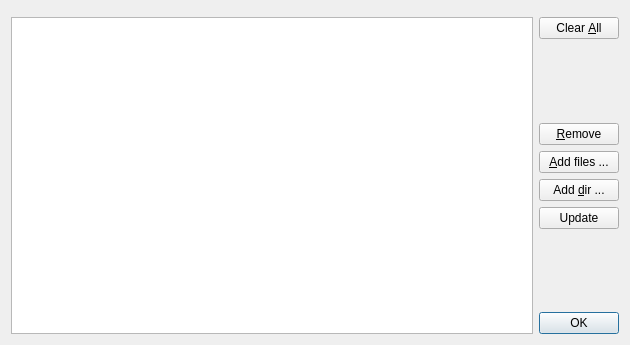
<?xml version="1.0" encoding="UTF-8"?>
<ui version="4.0">
 <class>FileIndexDialog</class>
 <widget class="QDialog" name="FileIndexDialog">
  <property name="geometry">
   <rect>
    <x>0</x>
    <y>0</y>
    <width>630</width>
    <height>345</height>
   </rect>
  </property>
  <property name="windowTitle">
   <string>Dialog</string>
  </property>
  <layout class="QVBoxLayout" name="verticalLayout_2">
   <item>
    <layout class="QGridLayout" name="gridLayout" columnstretch="1,0">
     <item row="0" column="0" colspan="2">
      <widget class="FilterWidget" name="widget" native="true"/>
     </item>
     <item row="1" column="0">
      <widget class="QListView" name="listView"/>
     </item>
     <item row="1" column="1">
      <layout class="QVBoxLayout" name="verticalLayout">
       <item>
        <widget class="QPushButton" name="pushButton">
         <property name="text">
          <string>Clear &amp;All</string>
         </property>
        </widget>
       </item>
       <item>
        <spacer name="verticalSpacer">
         <property name="orientation">
          <enum>Qt::Vertical</enum>
         </property>
         <property name="sizeHint" stdset="0">
          <size>
           <width>20</width>
           <height>40</height>
          </size>
         </property>
        </spacer>
       </item>
       <item>
        <widget class="QPushButton" name="pushButton_2">
         <property name="text">
          <string>&amp;Remove</string>
         </property>
        </widget>
       </item>
       <item>
        <widget class="QPushButton" name="pushButton_3">
         <property name="text">
          <string>&amp;Add files ...</string>
         </property>
        </widget>
       </item>
       <item>
        <widget class="QPushButton" name="pushButton_4">
         <property name="text">
          <string>Add &amp;dir ...</string>
         </property>
        </widget>
       </item>
       <item>
        <widget class="QPushButton" name="pushButton_5">
         <property name="text">
          <string>Update</string>
         </property>
        </widget>
       </item>
       <item>
        <spacer name="verticalSpacer_2">
         <property name="orientation">
          <enum>Qt::Vertical</enum>
         </property>
         <property name="sizeHint" stdset="0">
          <size>
           <width>20</width>
           <height>40</height>
          </size>
         </property>
        </spacer>
       </item>
       <item>
        <widget class="QDialogButtonBox" name="buttonBox">
         <property name="maximumSize">
          <size>
           <width>16777215</width>
           <height>16777215</height>
          </size>
         </property>
         <property name="orientation">
          <enum>Qt::Horizontal</enum>
         </property>
         <property name="standardButtons">
          <set>QDialogButtonBox::Ok</set>
         </property>
        </widget>
       </item>
      </layout>
     </item>
    </layout>
   </item>
  </layout>
 </widget>
 <customwidgets>
  <customwidget>
   <class>FilterWidget</class>
   <extends>QWidget</extends>
   <header>filterwidget.h</header>
   <container>1</container>
  </customwidget>
 </customwidgets>
 <resources/>
 <connections>
  <connection>
   <sender>buttonBox</sender>
   <signal>accepted()</signal>
   <receiver>FileIndexDialog</receiver>
   <slot>accept()</slot>
   <hints>
    <hint type="sourcelabel">
     <x>248</x>
     <y>254</y>
    </hint>
    <hint type="destinationlabel">
     <x>157</x>
     <y>274</y>
    </hint>
   </hints>
  </connection>
  <connection>
   <sender>buttonBox</sender>
   <signal>rejected()</signal>
   <receiver>FileIndexDialog</receiver>
   <slot>reject()</slot>
   <hints>
    <hint type="sourcelabel">
     <x>316</x>
     <y>260</y>
    </hint>
    <hint type="destinationlabel">
     <x>286</x>
     <y>274</y>
    </hint>
   </hints>
  </connection>
 </connections>
</ui>
